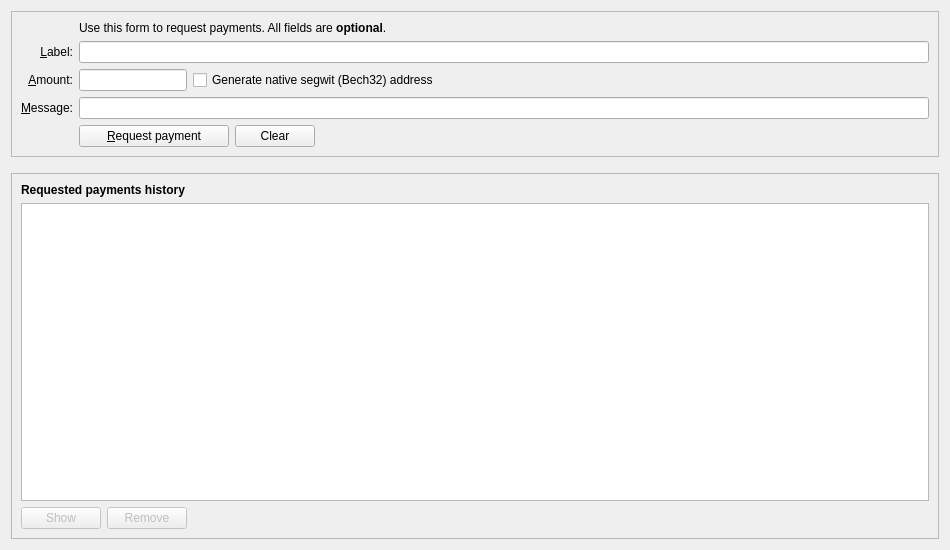
<?xml version="1.0" encoding="UTF-8"?>
<ui version="4.0">
 <class>ReceiveCoinsDialog</class>
 <widget class="QWidget" name="ReceiveCoinsDialog">
  <property name="geometry">
   <rect>
    <x>0</x>
    <y>0</y>
    <width>950</width>
    <height>550</height>
   </rect>
  </property>
  <property name="minimumSize">
   <size>
    <width>950</width>
    <height>550</height>
   </size>
  </property>
  <layout class="QVBoxLayout" name="verticalLayout" stretch="0,0,1">
   <item>
    <widget class="QFrame" name="frame2">
     <property name="sizePolicy">
      <sizepolicy hsizetype="Preferred" vsizetype="Expanding">
       <horstretch>0</horstretch>
       <verstretch>0</verstretch>
      </sizepolicy>
     </property>
     <property name="frameShape">
      <enum>QFrame::StyledPanel</enum>
     </property>
     <property name="frameShadow">
      <enum>QFrame::Sunken</enum>
     </property>
     <layout class="QVBoxLayout" name="verticalLayout_3">
      <item>
       <layout class="QGridLayout" name="gridLayout">
        <item row="5" column="0">
         <widget class="QLabel" name="label">
          <property name="toolTip">
           <string>An optional amount to request. Leave this empty or zero to not request a specific amount.</string>
          </property>
          <property name="text">
           <string>&amp;Amount:</string>
          </property>
          <property name="alignment">
           <set>Qt::AlignRight|Qt::AlignTrailing|Qt::AlignVCenter</set>
          </property>
          <property name="buddy">
           <cstring>reqAmount</cstring>
          </property>
         </widget>
        </item>
        <item row="6" column="0">
         <widget class="QLabel" name="label_3">
          <property name="toolTip">
           <string>An optional message to attach to the payment request, which will be displayed when the request is opened. Note: The message will not be sent with the payment over the Usdacoin network.</string>
          </property>
          <property name="text">
           <string>&amp;Message:</string>
          </property>
          <property name="alignment">
           <set>Qt::AlignRight|Qt::AlignTrailing|Qt::AlignVCenter</set>
          </property>
          <property name="buddy">
           <cstring>reqMessage</cstring>
          </property>
         </widget>
        </item>
        <item row="4" column="2">
         <widget class="QLineEdit" name="reqLabel">
          <property name="toolTip">
           <string>An optional label to associate with the new receiving address.</string>
          </property>
         </widget>
        </item>
        <item row="2" column="2">
         <widget class="QLabel" name="label_5">
          <property name="text">
           <string>Use this form to request payments. All fields are &lt;b&gt;optional&lt;/b&gt;.</string>
          </property>
         </widget>
        </item>
        <item row="4" column="0">
         <widget class="QLabel" name="label_2">
          <property name="toolTip">
           <string>An optional label to associate with the new receiving address.</string>
          </property>
          <property name="text">
           <string>&amp;Label:</string>
          </property>
          <property name="alignment">
           <set>Qt::AlignRight|Qt::AlignTrailing|Qt::AlignVCenter</set>
          </property>
          <property name="buddy">
           <cstring>reqLabel</cstring>
          </property>
         </widget>
        </item>
        <item row="6" column="2">
         <widget class="QLineEdit" name="reqMessage">
          <property name="toolTip">
           <string>An optional message to attach to the payment request, which will be displayed when the request is opened. Note: The message will not be sent with the payment over the Usdacoin network.</string>
          </property>
         </widget>
        </item>
        <item row="7" column="2">
         <layout class="QHBoxLayout" name="horizontalLayout">
          <item>
           <widget class="QPushButton" name="receiveButton">
            <property name="minimumSize">
             <size>
              <width>150</width>
              <height>0</height>
             </size>
            </property>
            <property name="text">
             <string>&amp;Request payment</string>
            </property>
            <property name="icon">
             <iconset resource="../bitcoin.qrc">
              <normaloff>:/icons/receiving_addresses</normaloff>:/icons/receiving_addresses</iconset>
            </property>
           </widget>
          </item>
          <item>
           <widget class="QPushButton" name="clearButton">
            <property name="sizePolicy">
             <sizepolicy hsizetype="Minimum" vsizetype="Fixed">
              <horstretch>0</horstretch>
              <verstretch>0</verstretch>
             </sizepolicy>
            </property>
            <property name="toolTip">
             <string>Clear all fields of the form.</string>
            </property>
            <property name="text">
             <string>Clear</string>
            </property>
            <property name="icon">
             <iconset resource="../bitcoin.qrc">
              <normaloff>:/icons/remove</normaloff>:/icons/remove</iconset>
            </property>
            <property name="autoDefault">
             <bool>false</bool>
            </property>
           </widget>
          </item>
          <item>
           <spacer name="horizontalSpacer">
            <property name="orientation">
             <enum>Qt::Horizontal</enum>
            </property>
            <property name="sizeHint" stdset="0">
             <size>
              <width>40</width>
              <height>20</height>
             </size>
            </property>
           </spacer>
          </item>
         </layout>
        </item>
        <item row="7" column="0">
         <widget class="QLabel" name="label_7">
          <property name="text">
           <string/>
          </property>
         </widget>
        </item>
        <item row="5" column="2">
         <layout class="QHBoxLayout" name="horizontalLayout_6">
          <item>
           <widget class="BitcoinAmountField" name="reqAmount">
            <property name="sizePolicy">
             <sizepolicy hsizetype="Fixed" vsizetype="Fixed">
              <horstretch>0</horstretch>
              <verstretch>0</verstretch>
             </sizepolicy>
            </property>
            <property name="minimumSize">
             <size>
              <width>80</width>
              <height>0</height>
             </size>
            </property>
            <property name="maximumSize">
             <size>
              <width>1000</width>
              <height>100</height>
             </size>
            </property>
            <property name="toolTip">
             <string>An optional amount to request. Leave this empty or zero to not request a specific amount.</string>
            </property>
           </widget>
          </item>
          <item>
           <widget class="QCheckBox" name="useBech32">
            <property name="sizePolicy">
             <sizepolicy hsizetype="Fixed" vsizetype="Fixed">
              <horstretch>0</horstretch>
              <verstretch>0</verstretch>
             </sizepolicy>
            </property>
            <property name="maximumSize">
             <size>
              <width>1000</width>
              <height>16777215</height>
             </size>
            </property>
            <property name="focusPolicy">
             <enum>Qt::StrongFocus</enum>
            </property>
            <property name="toolTip">
             <string>Native segwit addresses (aka Bech32 or BIP-173) reduce your transaction fees later on and offer better protection against typos, but old wallets don't support them. When unchecked, an address compatible with older wallets will be created instead.</string>
            </property>
            <property name="text">
             <string>Generate native segwit (Bech32) address</string>
            </property>
           </widget>
          </item>
          <item>
           <spacer name="horizontalSpacer_3">
            <property name="orientation">
             <enum>Qt::Horizontal</enum>
            </property>
            <property name="sizeHint" stdset="0">
             <size>
              <width>0</width>
              <height>0</height>
             </size>
            </property>
           </spacer>
          </item>
         </layout>
        </item>
       </layout>
      </item>
     </layout>
    </widget>
   </item>
   <item>
    <spacer name="verticalSpacer_2">
     <property name="orientation">
      <enum>Qt::Vertical</enum>
     </property>
     <property name="sizeHint" stdset="0">
      <size>
       <width>20</width>
       <height>10</height>
      </size>
     </property>
    </spacer>
   </item>
   <item>
    <widget class="QFrame" name="frame">
     <property name="sizePolicy">
      <sizepolicy hsizetype="Preferred" vsizetype="Expanding">
       <horstretch>0</horstretch>
       <verstretch>0</verstretch>
      </sizepolicy>
     </property>
     <property name="frameShape">
      <enum>QFrame::StyledPanel</enum>
     </property>
     <property name="frameShadow">
      <enum>QFrame::Raised</enum>
     </property>
     <layout class="QVBoxLayout" name="verticalLayout_2">
      <item>
       <widget class="QLabel" name="label_6">
        <property name="font">
         <font>
          <weight>75</weight>
          <bold>true</bold>
         </font>
        </property>
        <property name="text">
         <string>Requested payments history</string>
        </property>
       </widget>
      </item>
      <item>
       <widget class="QTableView" name="recentRequestsView">
        <property name="contextMenuPolicy">
         <enum>Qt::CustomContextMenu</enum>
        </property>
        <property name="tabKeyNavigation">
         <bool>false</bool>
        </property>
        <property name="sortingEnabled">
         <bool>true</bool>
        </property>
       </widget>
      </item>
      <item>
       <layout class="QHBoxLayout" name="horizontalLayout_2">
        <item>
         <widget class="QPushButton" name="showRequestButton">
          <property name="enabled">
           <bool>false</bool>
          </property>
          <property name="toolTip">
           <string>Show the selected request (does the same as double clicking an entry)</string>
          </property>
          <property name="text">
           <string>Show</string>
          </property>
          <property name="icon">
           <iconset resource="../bitcoin.qrc">
            <normaloff>:/icons/edit</normaloff>:/icons/edit</iconset>
          </property>
          <property name="autoDefault">
           <bool>false</bool>
          </property>
         </widget>
        </item>
        <item>
         <widget class="QPushButton" name="removeRequestButton">
          <property name="enabled">
           <bool>false</bool>
          </property>
          <property name="toolTip">
           <string>Remove the selected entries from the list</string>
          </property>
          <property name="text">
           <string>Remove</string>
          </property>
          <property name="icon">
           <iconset resource="../bitcoin.qrc">
            <normaloff>:/icons/remove</normaloff>:/icons/remove</iconset>
          </property>
          <property name="autoDefault">
           <bool>false</bool>
          </property>
         </widget>
        </item>
        <item>
         <spacer name="horizontalSpacer_2">
          <property name="orientation">
           <enum>Qt::Horizontal</enum>
          </property>
          <property name="sizeHint" stdset="0">
           <size>
            <width>40</width>
            <height>20</height>
           </size>
          </property>
         </spacer>
        </item>
       </layout>
      </item>
     </layout>
    </widget>
   </item>
  </layout>
 </widget>
 <customwidgets>
  <customwidget>
   <class>BitcoinAmountField</class>
   <extends>QLineEdit</extends>
   <header>qt/bitcoinamountfield.h</header>
   <container>1</container>
  </customwidget>
 </customwidgets>
 <tabstops>
  <tabstop>reqLabel</tabstop>
  <tabstop>reqAmount</tabstop>
  <tabstop>useBech32</tabstop>
  <tabstop>reqMessage</tabstop>
  <tabstop>receiveButton</tabstop>
  <tabstop>clearButton</tabstop>
  <tabstop>recentRequestsView</tabstop>
  <tabstop>showRequestButton</tabstop>
  <tabstop>removeRequestButton</tabstop>
 </tabstops>
 <resources>
  <include location="../bitcoin.qrc"/>
 </resources>
 <connections/>
</ui>
